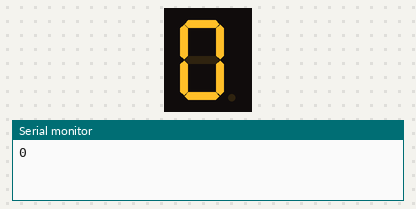
Simulated run of this sketch. Board: Arduino Uno, built with avr-gcc and run on an emulated ATmega328P. Shown: 1-digit seven-segment display, the last lines printed to the serial monitor. Wiring (inferred from the names in the program): 1-digit 7-segment display, segments lit when HIGH: segments pin 4, pin 5, pin 8, pin 7, pin 6, pin 3, pin 2. The segment pins are drawn as the display they are named for.

Above: at 0.1 s.
At 1.1 s:
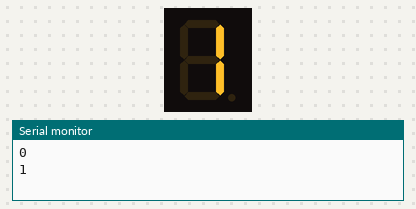
At 2.1 s:
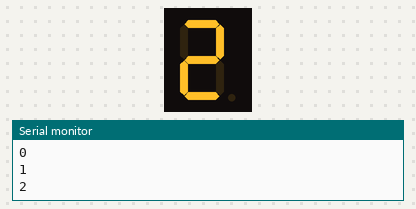
At 4.1 s:
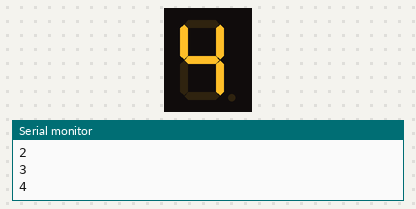
At 6.1 s:
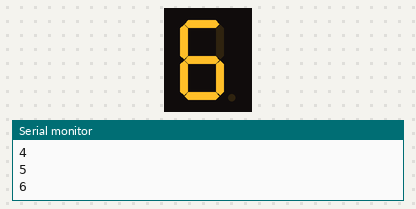
At 9.1 s:
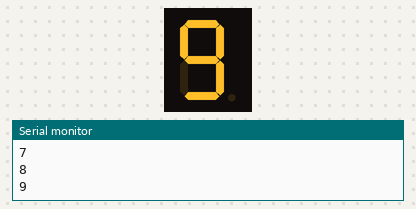

Measured:
- by itself, everything shown: repeats every 10.0 s, in 11 steps
- what the display in image 1 shows lasts 1.0 s, from 1.0 s to 2.0 s

The sketch:

sept_segments_cathode_c.ino
```cpp
/* Cathode commun
0v
*/

int A = 4;
int B = 5;
int C = 8;
int D = 7;
int E = 6;
int F = 3;
int G = 2;

void setup(){
   pinMode(A, OUTPUT);
   pinMode(B, OUTPUT);
   pinMode(C, OUTPUT);
   pinMode(D, OUTPUT);
   pinMode(E, OUTPUT);
   pinMode(F, OUTPUT);
   pinMode(G, OUTPUT);
   Serial.begin(9600);
   eteindre();
}

void loop() {
   for (int i = 0 ; i < 10 ; i++){
         afficher(i);
      Serial.println(i);
        delay(1000);
      eteindre();
    }
}
void afficher( int val ) {
   switch (val){
     case 0 : {
           digitalWrite(A, HIGH);
           digitalWrite(B, HIGH);
           digitalWrite(C, HIGH);
           digitalWrite(D, HIGH);
           digitalWrite(E, HIGH);
          digitalWrite(F, HIGH);
     }
       break;
        case 1 : {
           digitalWrite(B, HIGH);
           digitalWrite(C, HIGH); }
           break;
        case 2 : {
           digitalWrite(A, HIGH);
           digitalWrite(B, HIGH);
           digitalWrite(G, HIGH);
           digitalWrite(E, HIGH);
          digitalWrite(D, HIGH);
        }
           break;
        case 3 : {
           digitalWrite(A, HIGH);
           digitalWrite(B, HIGH);
           digitalWrite(C, HIGH);
           digitalWrite(D, HIGH);
           digitalWrite(G, HIGH); }
           break ;
        case 4 : {
           digitalWrite(F, HIGH);
           digitalWrite(G, HIGH);
           digitalWrite(B, HIGH);
           digitalWrite(C, HIGH); }
       break ;
        case 5 : {
           digitalWrite(A, HIGH);
           digitalWrite(F, HIGH);
           digitalWrite(G, HIGH);
           digitalWrite(C, HIGH);
           digitalWrite(D, HIGH); }
           break ;
        case 6 : {
           digitalWrite(D, HIGH);
           digitalWrite(F, HIGH);
           digitalWrite(G, HIGH);
           digitalWrite(A, HIGH);
           digitalWrite(C, HIGH);
        digitalWrite(E, HIGH);
        }
           break ;
        case 7 : {
           digitalWrite(A, HIGH);
           digitalWrite(B, HIGH);
           digitalWrite(C, HIGH); }
           break ;
        case 8 : {
           digitalWrite(A, HIGH);
           digitalWrite(B, HIGH);
           digitalWrite(C, HIGH);
           digitalWrite(D, HIGH);
           digitalWrite(E, HIGH);
           digitalWrite(F, HIGH);
          digitalWrite(G, HIGH);
        }
           break ;
        case 9 : {
           digitalWrite(A, HIGH);
           digitalWrite(B, HIGH);
           digitalWrite(C, HIGH);
           digitalWrite(D, HIGH);
           digitalWrite(F, HIGH);
           digitalWrite(G, HIGH); }
           break ;
       }
}

void eteindre()  {
           digitalWrite(D, LOW);
           digitalWrite(E, LOW);
           digitalWrite(F, LOW);
           digitalWrite(G, LOW);
           digitalWrite(A, LOW);
           digitalWrite(B, LOW);
           digitalWrite(C, LOW);
}
```
